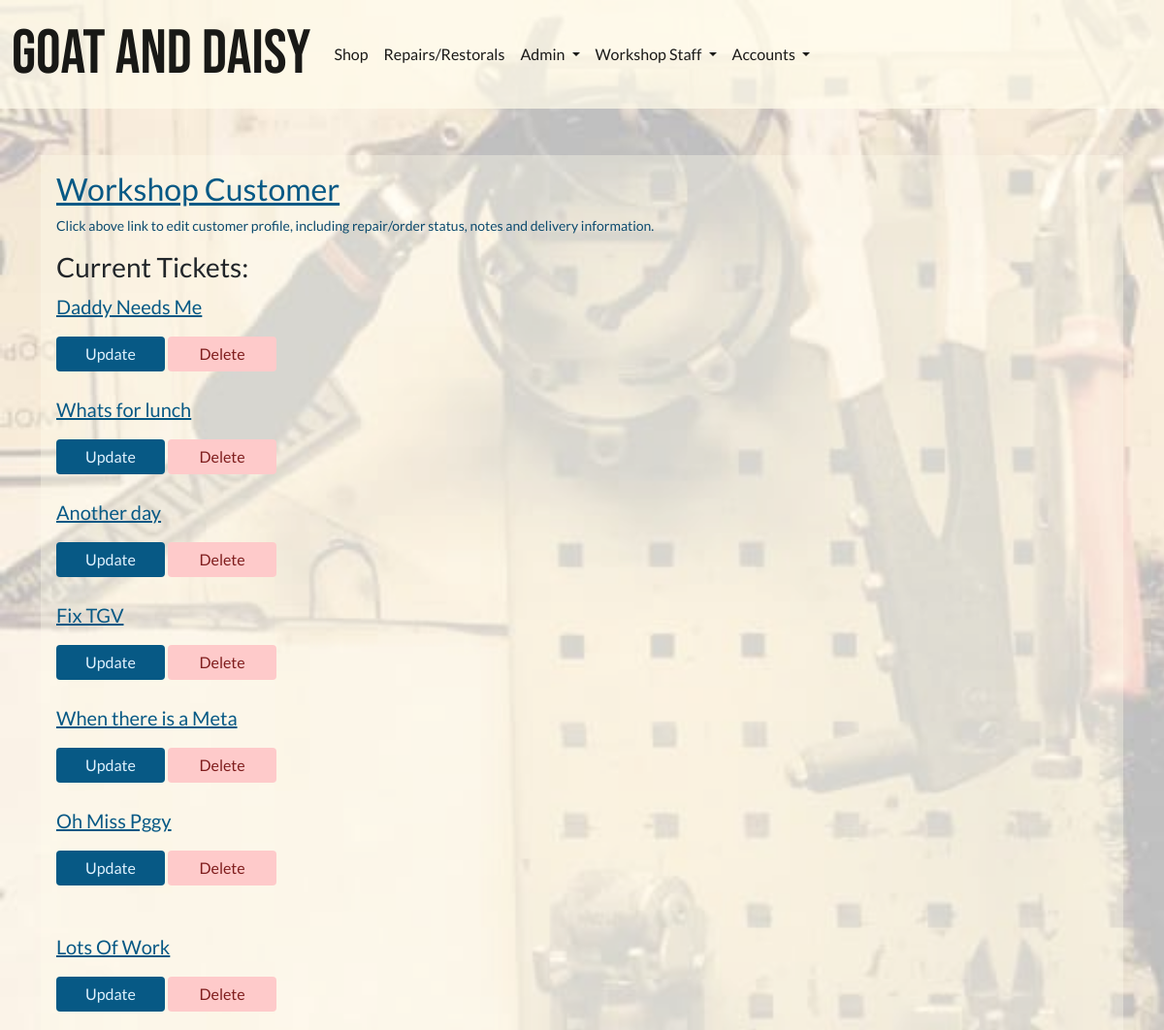
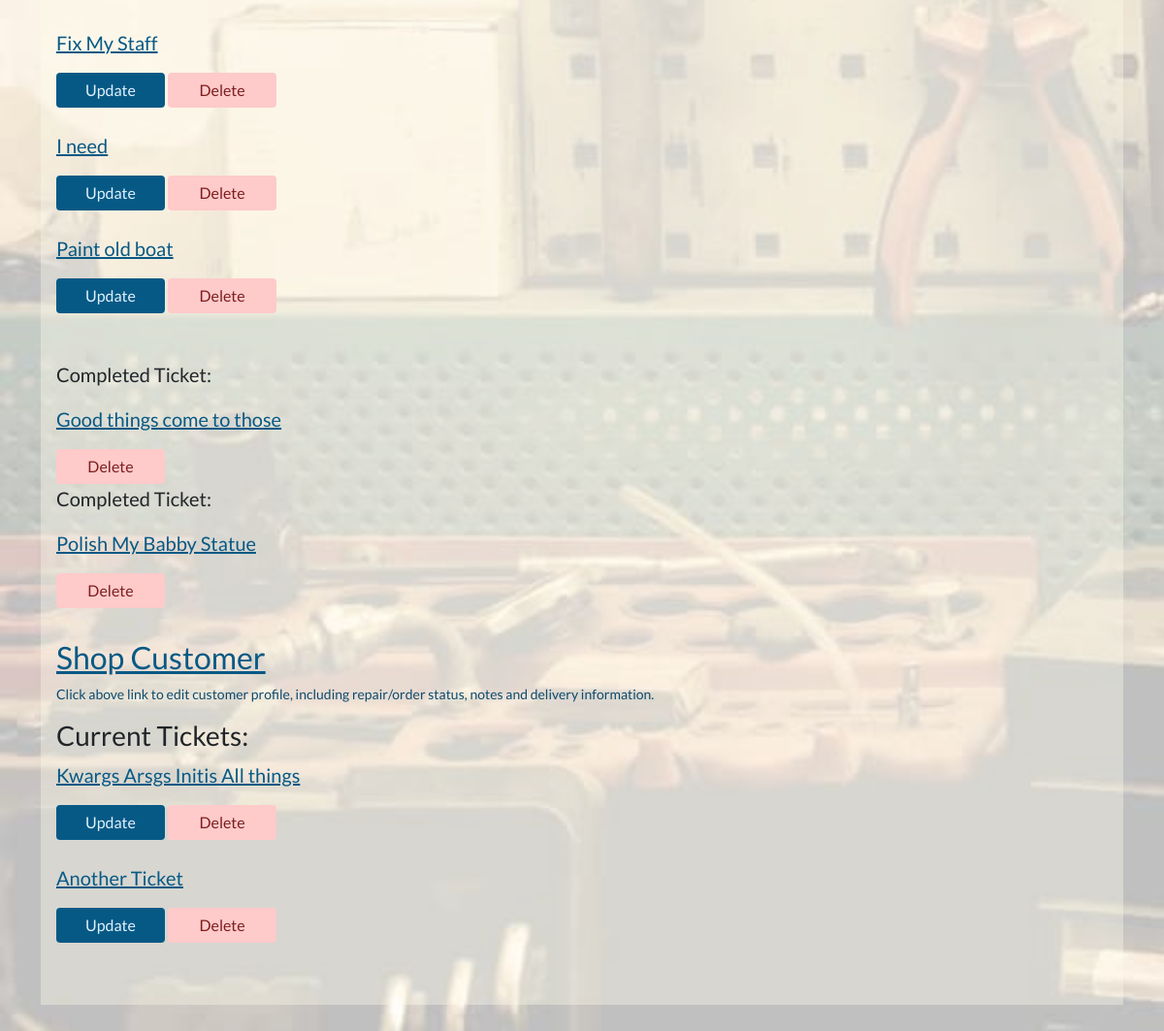
The app's page /workshop/ticket-overview/ (signed in) with its own data (2 pictures, top to bottom).
### profiles/models.py (models this page shows, shortened)
class Customer(models.Model):
    username = models.OneToOneField(
        User, on_delete=models.CASCADE, null=True, editable=False)
    email = models.EmailField(unique=True, default="start@domain.dj")
    full_name = models.CharField(max_length=100)
    address1 = models.CharField(max_length=100)
    address2 = models.CharField(max_length=100, null=True, blank=True)
    postcode = models.CharField(max_length=40)
    town_or_city = models.CharField(max_length=40)
    country = models.CharField(max_length=40)
    notes = models.TextField(null=True, blank=True)
    staff_notes = models.TextField(null=True, blank=True)
    has_active_shop_orders = models.BooleanField(default=False)
    has_active_repairs = models.BooleanField(default=False)

### repairs_restorals/models.py (models this page shows, shortened)
class ServiceTicket(models.Model):
    customer = models.ForeignKey(
        Customer, related_name='service_ticket', on_delete=models.CASCADE)
    workshop_staff_responsible = models.ForeignKey(
        StaffMember, related_name='staff_tickets', on_delete=models.CASCADE)
    title = models.CharField(max_length=255)
    date_created = models.DateField(auto_now_add=True, editable=False)
    last_updated = models.DateField(auto_now=True, editable=False)
    service_description = models.TextField()
    link_to_desired_materials_1 = models.URLField(null=True, blank=True)
    link_to_desired_materials_2 = models.URLField(null=True, blank=True)
    link_to_desired_materials_3 = models.URLField(null=True, blank=True)
    is_completed = models.BooleanField(default=False)
    has_invoice = models.BooleanField(default=False)

### repairs_restorals/views.py (the view)
# urls.py: path('ticket-overview/', views.WorkshopStaffTicketOverview.as_view(),
class WorkshopStaffTicketOverview(GroupRequiredMixin, ListView):
    group_required = [u'Workshop Staff']
    queryset = Customer.objects.prefetch_related(
        'service_ticket').filter(has_active_repairs=True)
    template_name = 'repairs_restorals/workshop_ticket_overview.html'
    context_object_name = 'customers'

### invoices/contexts.py (called while the page is built, shortened)
def shopping_cart(request):
    template_cart = []
    products_count = 0
    order_amount = 0
    shipping = 0
    cart = request.session.get('cart', {})
    for item in enumerate(template_cart):
        products_count += 1
    order_total = order_amount + shipping
    stripe_total = round(order_total * 100)
    context = {
        'template_cart': template_cart,
        'products_count': products_count,
        'order_amount': order_amount,
        'shipping': shipping,
        'order_total': order_total,
        'stripe_total': stripe_total,
    }
    return context

### profiles/group_mixin_decorator.py (called while the page is built)
    def dispatch(self, request, *args, **kwargs):
        if not request.user.is_authenticated:
            raise PermissionDenied
        else:
            user_groups = []
            for group in request.user.groups.values_list('name', flat=True):
                user_groups.append(group)
            if len(set(user_groups).intersection(self.group_required)) <= 0:
                raise PermissionDenied
        return super(GroupRequiredMixin, self).dispatch(request, *args, **kwargs)

### profiles/templatetags/user_in_group_tag.py (called while the page is built)
@register.filter(name='has_group')
def has_group(user, group_name):
    try:
        group = Group.objects.get(name=group_name)
    except Group.DoesNotExist:
        return False
    return group in user.groups.all()

### repairs_restorals/templates/repairs_restorals/workshop_ticket_overview.html (shortened to what this page needs)
{% extends 'base.html' %}
{% load static %}
{% block extra_css %}
<link rel="stylesheet" href="{% static 'css/workshop_bg_image_trans.css' %}">
{% endblock %}
{% block content %}
{% for customer in customers %}
    <div class="transparent-card">
        <a href="{% url 'customer_account_update' pk=customer.id %}">
            <p class="h2">{{ customer.full_name }}</p>
        </a>
        <p class="small text-muted">Click above link to edit customer profile, including repair/order status, notes and delivery information. </p>
        <p class="h3">Current Tickets: </p>
        {% for ticket in customer.service_ticket.all %}
        {% if not ticket.is_completed %}
            <a href="{% url 'service_ticket' pk=ticket.id %}">
                <p class="lead">{{ ticket.title }}</p>
            </a>
            <a href="{% url 'update_service_ticket' pk=ticket.id %}" class="btn btn-info">
                Update
            </a>
            <a href="{% url 'ticket_delete' pk=ticket.id %}" class="btn btn-danger">
                Delete
            </a>
            <br>
        {% endif %}
        <br>
        {% endfor %}
        <br>
            {% for ticket in customer.service_ticket.all %}
            {% if ticket.is_completed %}
            <p class="lead">Completed Ticket: </p>
            <a href="{% url 'service_ticket' pk=ticket.id %}">
                <p class="lead">{{ ticket.title }}</p>
            </a>
            <a href="{% url 'ticket_delete' pk=ticket.id %}" class="btn btn-danger">
                Delete
            </a>
            <br>
            {% endif %}
            {% endfor%}
        </div>
{% endfor %}
{% endblock %}

### static/css/site_base_custom.css (style rules this page uses)
body { font-family: "Lato", sans-serif; }
.btn { min-width: 7rem; }
.btn-warning, .btn-info { background-color: var(--sky-800); color: var(--sky-100); border: unset; }
.btn-danger { background-color: var(--red-200); color: var(--red-900); border: unset; }
a { color: var(--sky-800); font-weight: 400; }
.lead { font-weight: 400; }
.text-muted { color: var(--sky-900) !important; }
.transparent-card { background-color: #fffbeb5d; min-width: fit-content; padding: 1rem; }

### static/css/workshop_bg_image_trans.css (style rules this page uses)
body { background-image: url("../img/workshop-25-flip.jpg"); background-repeat: no-repeat; background-size: cover; background-attachment: fixed; }

### records on screen
Customer: full_name "Workshop Customer"
ServiceTicket: title "Daddy Needs Me"
ServiceTicket: title "Whats for lunch"
ServiceTicket: title "Another day"
ServiceTicket: title "Fix TGV"
ServiceTicket: title "When there is a Meta"
ServiceTicket: title "Oh Miss Pggy"
ServiceTicket: title "Lots Of Work"
ServiceTicket: title "Fix My Staff"
ServiceTicket: title "I need"
ServiceTicket: title "Paint old boat"
ServiceTicket: title "Good things come to those"
ServiceTicket: title "Polish My Babby Statue"
Customer: full_name "Shop Customer"
ServiceTicket: title "Kwargs Arsgs Initis All things"
ServiceTicket: title "Another Ticket"
